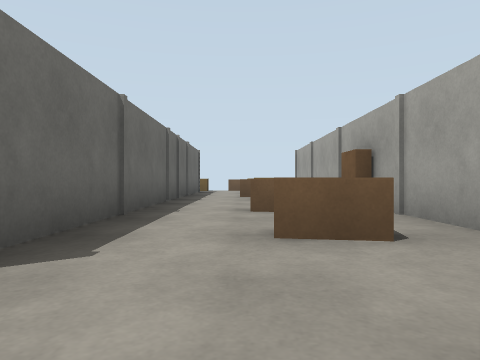
view 1 (above)

24 first-person views from a walk through a robot-simulator world made for Webots. The camera is 0.72 m above the floor, looks level and sees 70° across. The floor is counted in squares, 2 m on a side. Each view is taken from the middle of a square. On the plan, view 1 faces up. The plan holds only what a view shows up to about 9 squares ahead; the rest is blank. The place goes on beyond the plan. The robots in the file are not drawn. Webots' stock objects and surfaces are drawn as simple stand-ins.

view 2
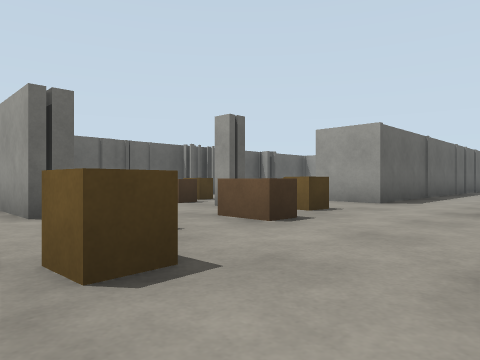

view 3
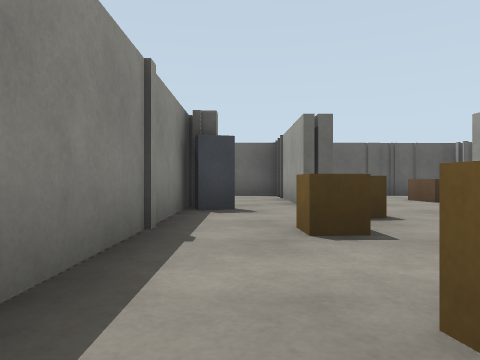

view 4
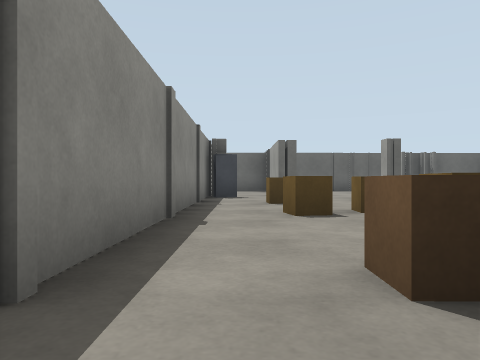

view 5
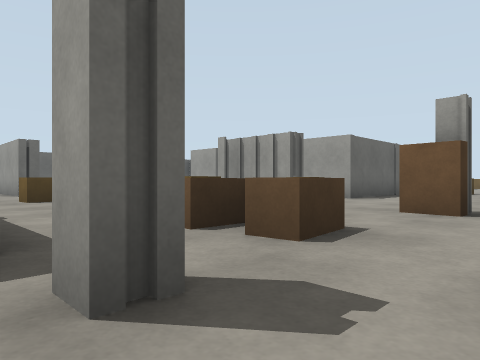

view 6
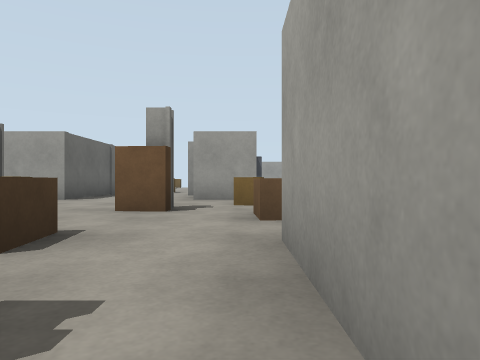

view 7
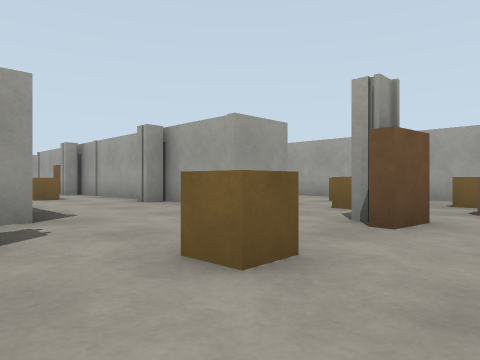

view 8
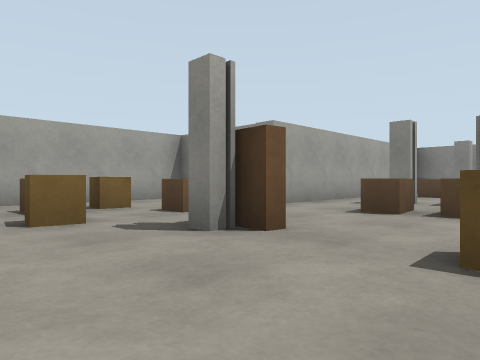

view 9
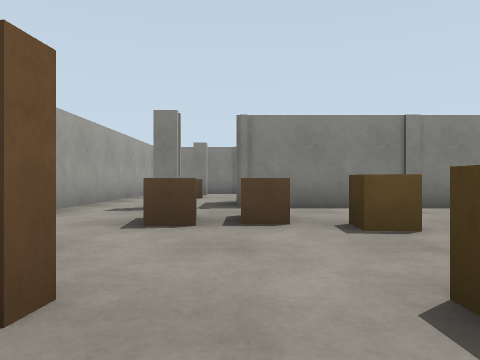

view 10
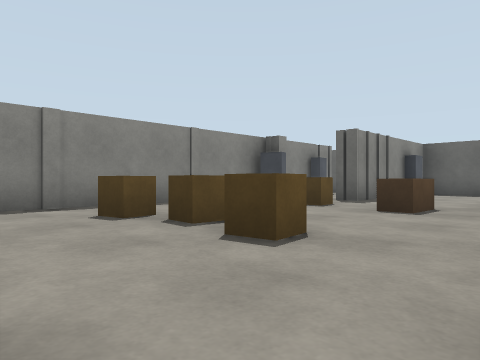

view 11
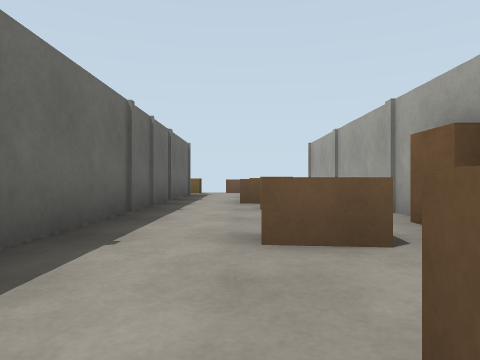

view 12
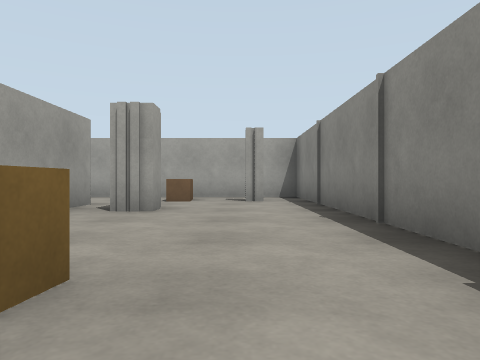

view 13
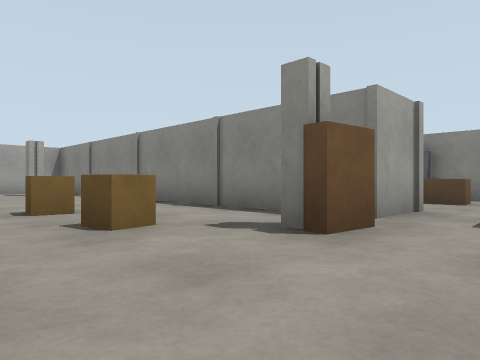

view 14
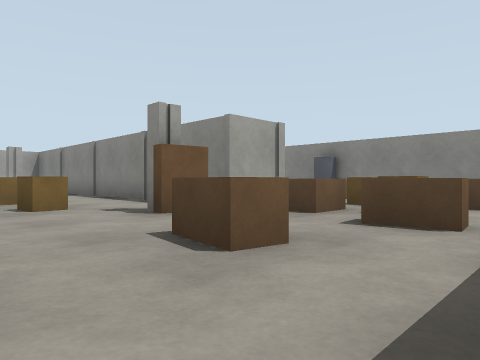

view 15
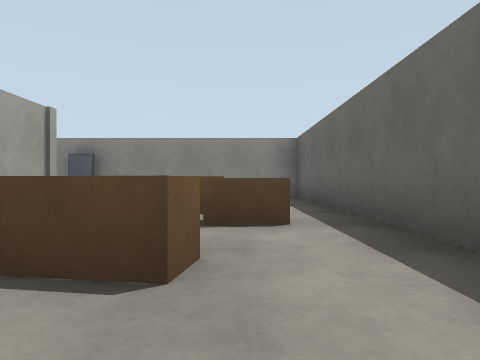

view 16
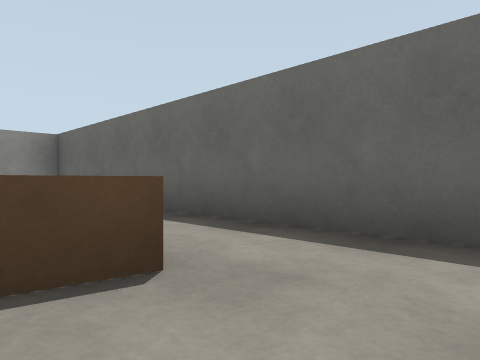

view 17
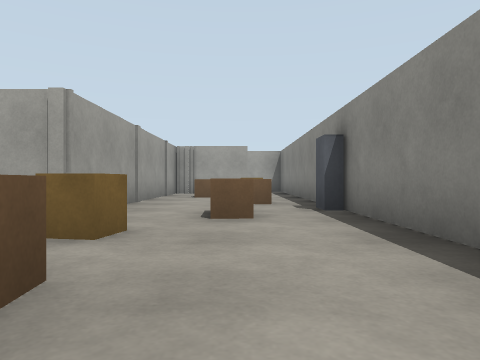

view 18
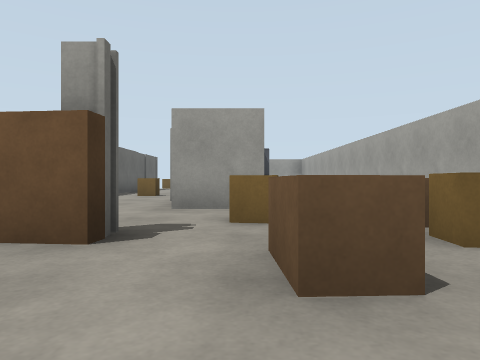

view 19
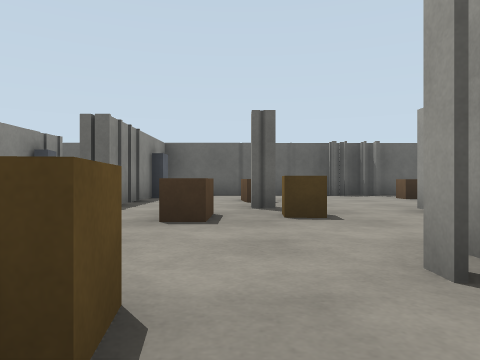

view 20
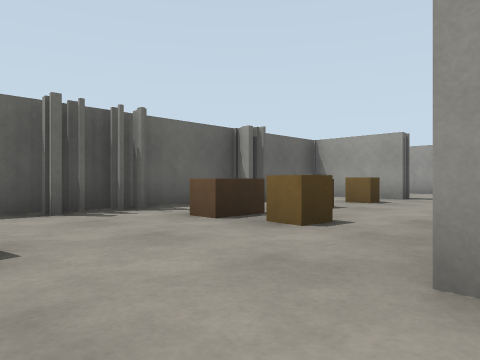

view 21
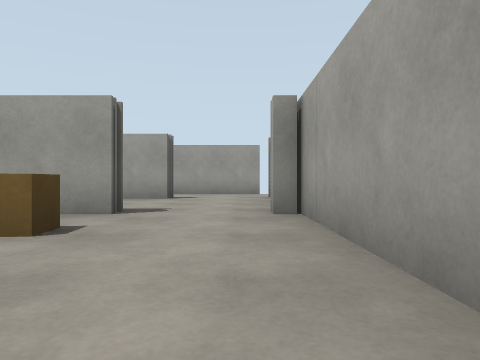

view 22
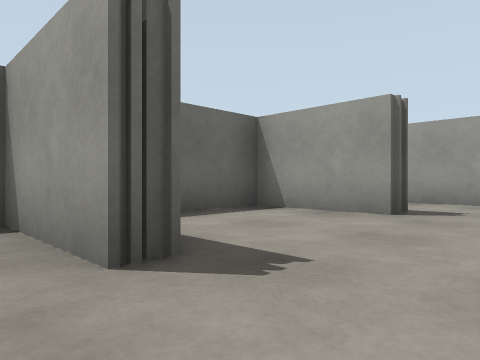

view 23
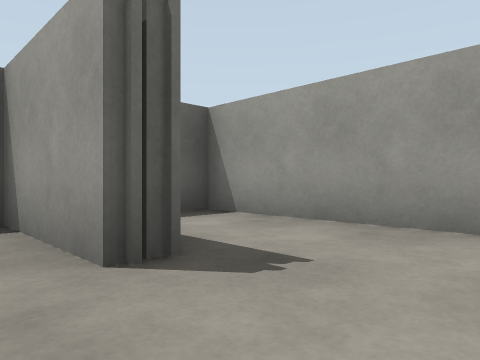

view 24
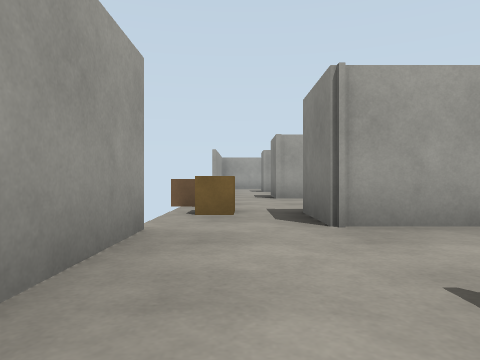

### Floor plan
Key: @ floor where view 1 was taken; # wall or solid block; x gap in a wall; . floor; = window, fence, low wall or low ledge.
Columns run from 7 left of view 1 to 9 right of it. Each row starts with its distance up from view 1.
 12 ##### ##  x
 11 #.....=....
 10 ###..##..#.
  9 #....#.==#
  8 #....#.=##  #
  7 ###..#.==#  ##
  6 #....#.==#. .#  #
  5 #.=..#...#.=x#= #
  4  #==.#.==#...#  #
  3  #==.#...#..##  #
  2  #==.#..=#..##..#
  1 ##.............=#
  0 #..=..=@##...===#
 -1 #..=..=...=.#===#
 -2 #.......=....==##
 -3 #####.=.=.===.###
 -4 #.............#
 -5 # ###########.#
 -6 #......  .....#
 -7 #.==..==..#.=.#
 -8 #....#......x.#
 -9 #.=..#......###
-10 #.==.########
-11 #.==....=##
-12 #...=====
-13 #....#####
-14 ######

Where each view was taken, in squares from view 1:
view 1: 0 up, 0 right, facing up
view 2: 4 down, 1 right, facing up-left
view 3: 4 down, 2 right, facing left
view 4: 4 down, 5 right, facing left
view 5: 5 down, 6 right, facing up-left
view 6: 5 down, 6 right, facing up
view 7: 2 down, 2 right, facing up-right
view 8: 1 up, 3 right, facing down-right
view 9: 0 up, 4 right, facing down
view 10: 0 up, 3 right, facing down-left
view 11: 2 up, 0 right, facing up
view 12: 8 down, 1 left, facing right
view 13: 6 down, 4 left, facing down-right
view 14: 6 down, 6 left, facing down-right
view 15: 6 down, 5 left, facing down
view 16: 6 down, 4 left, facing down-left
view 17: 12 down, 6 left, facing right
view 18: 3 down, 6 right, facing up
view 19: 1 down, 2 right, facing left
view 20: 0 up, 2 left, facing up-left
view 21: 3 up, 3 left, facing up
view 22: 6 up, 3 left, facing up-left
view 23: 9 up, 3 left, facing up-left
view 24: 11 up, 5 left, facing right
